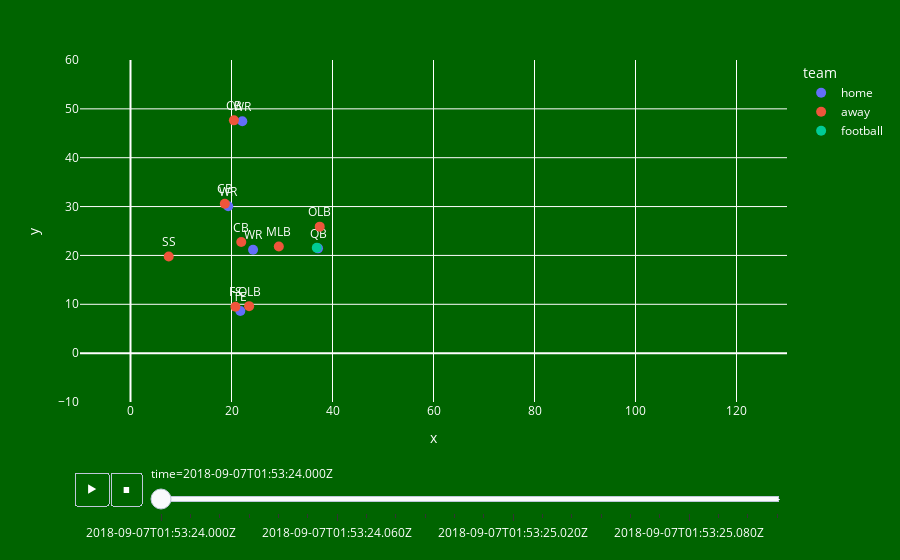
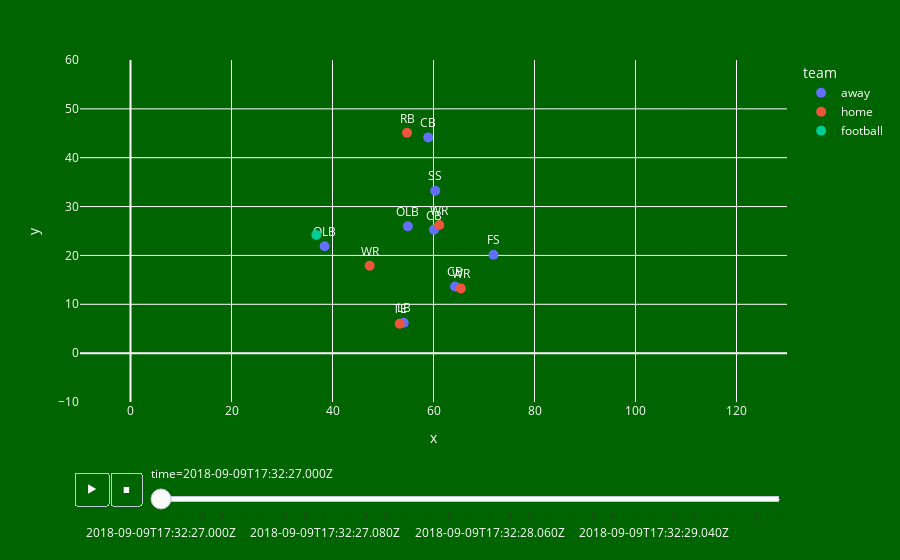
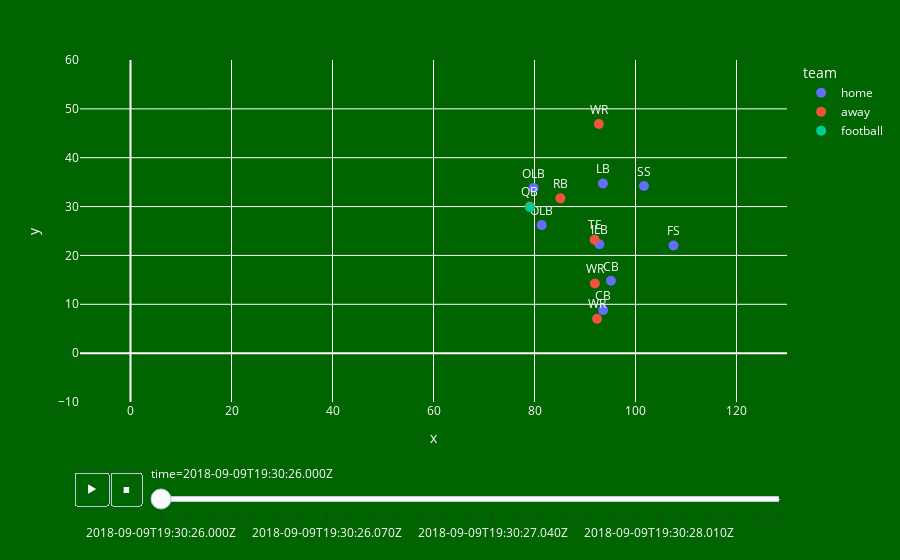
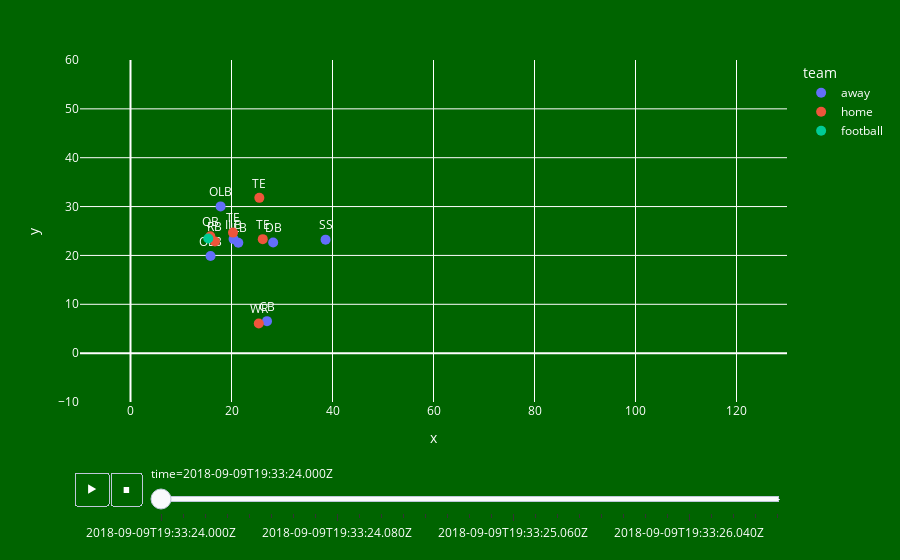

Source (notebook cell) for these figures, in order:
### Code cell
for dpi_play in dpi_dfs:
    dpi_slice = df_cd[(df_cd.gameId == dpi_play[0]) & (df_cd.playId == dpi_play[1])]
    fig = animated_slice(dpi_slice)
    fig.show()
